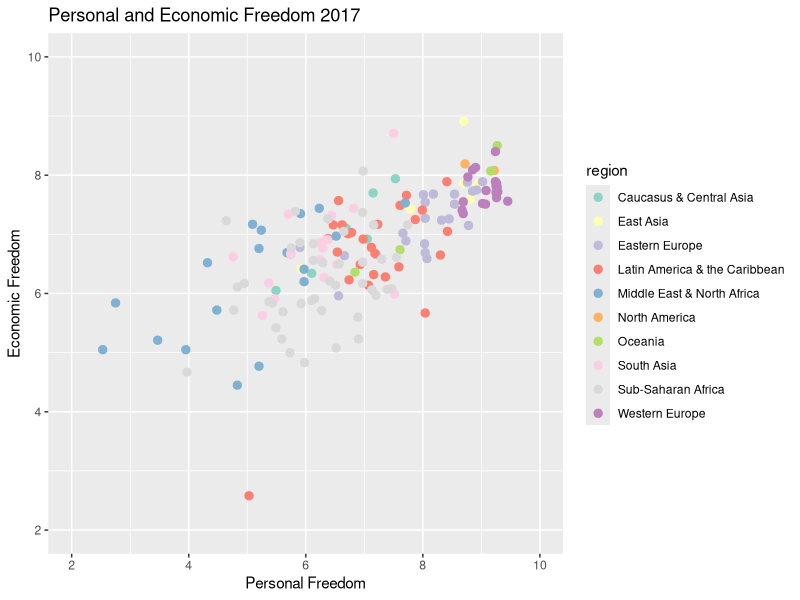
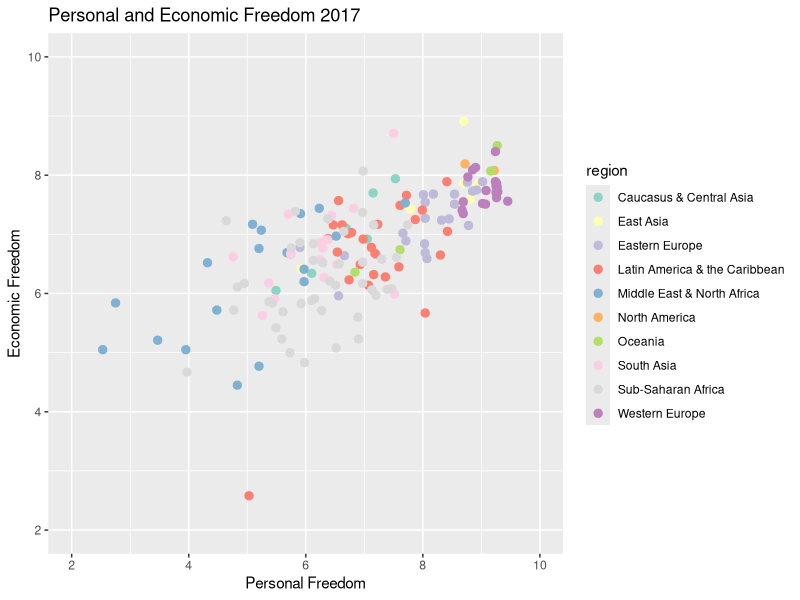

Here is the R script that generated these plots, in order:
library(tidyverse)
library(RColorBrewer)

hfi_2019_data <- read.csv("../hfi_cc_2019.csv")

#pf = personal freedom
pf_data <- hfi_2019_data %>%
  select(year, countries, region, pf_score)

pf_data_by_region <- pf_data %>%
  arrange(-year, region)
  
ef_data <- hfi_2019_data %>%
  select(year, countries, region, ef_score)

ef_data_by_region <- ef_data %>%
  arrange(-year, region)

total_data <- pf_data_by_region %>%
  mutate(ef_score = ef_data_by_region$ef_score)

total_data_2017 <- total_data %>%
  filter(year == max(year))

total_data_2017$ef_score <- as.numeric(as.character(total_data_2017$ef_score))
total_data_2017$pf_score <- as.numeric(as.character(total_data_2017$pf_score))


ggplot(data = total_data_2017) +
  geom_point(
    mapping = aes(x = pf_score, y = ef_score, color = region), size = 2.5
    ) +
    scale_color_brewer(palette = "Set3") +
  scale_x_continuous(limits = c(2, 10), breaks = c(2, 4, 6, 8, 10)) +
  scale_y_continuous(limits = c(2, 10), breaks = c(2, 4, 6, 8, 10)) +
  labs(
    title = paste("Personal and Economic Freedom 2017"),
    x = "Personal Freedom",
    y = "Economic Freedom")

ggsave(filename = "pf and ef scatterplot.png",
       device = "png",
       width = 15)

#ggplot(data = total_data) +
#  geom_point(
#    mapping = aes(x = pf_score, y = ef_score, color = region)
#  ) +
#  scale_color_brewer(palette = "Set3") + facet_wrap(~year) +
#  labs(
#    title = paste("Personal and Economic Freedom"),
#    x = "Personal Freedom",
#    y = "Economic Freedom")